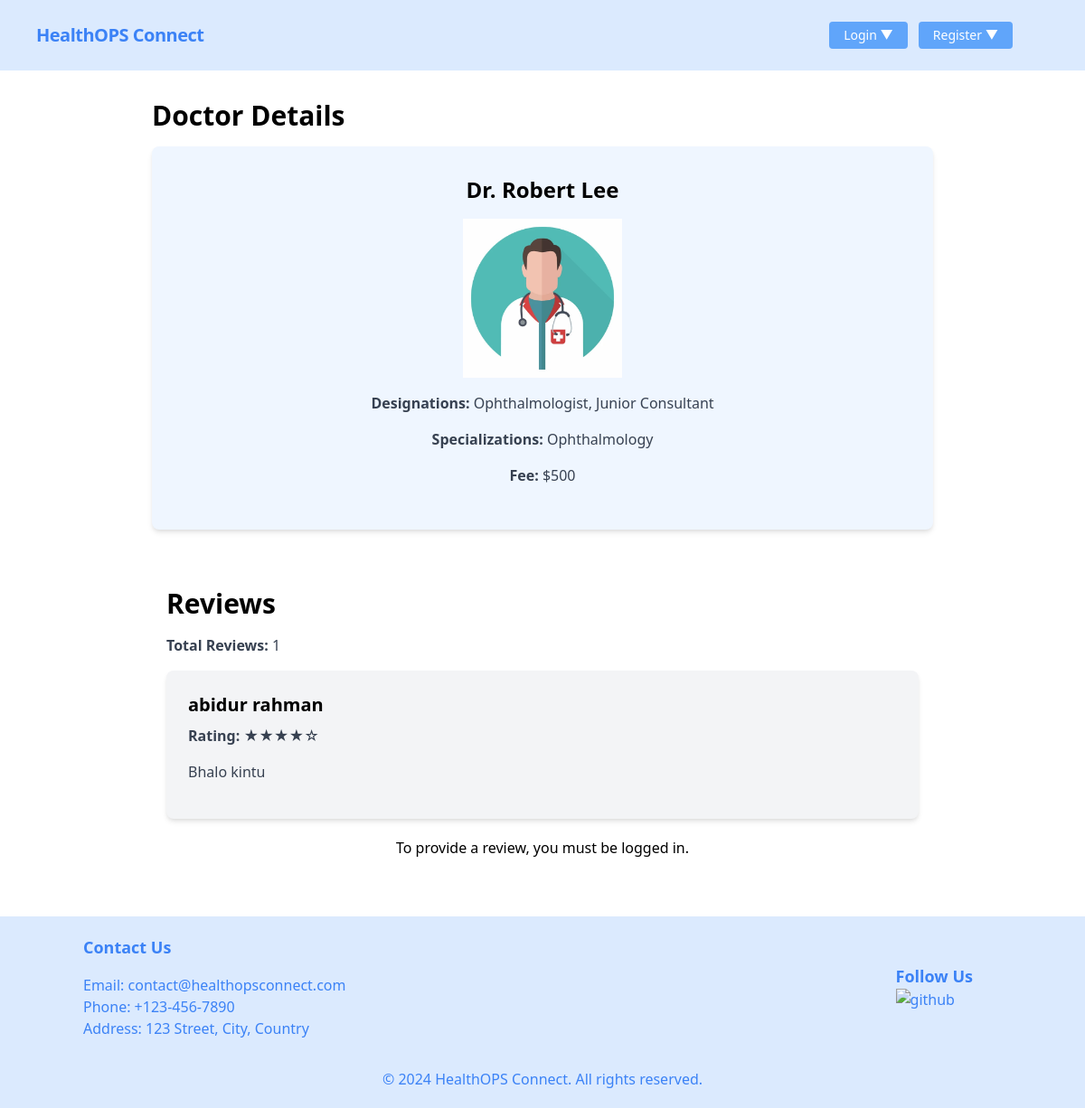
The page /doctors/details/4/ on the database its author committed.
### doctor/models.py (models this page shows, shortened)
class Doctor(models.Model):
    user = models.OneToOneField(User, on_delete=models.CASCADE)
    image = models.ImageField(
        upload_to='doctor/media/uploads/', default='doctor/media/uploads/default.jpg')
    designation = models.ManyToManyField(Designation)
    specialization = models.ManyToManyField(Specialization)
    available_time = models.ManyToManyField(AvailableTime)
    fee = models.IntegerField()
    meet_link = models.URLField(max_length=200)
    user_type = models.CharField(
        default='Doctor', max_length=10, editable=False)

class Designation(models.Model):
    name = models.CharField(max_length=50)
    slug = models.SlugField(max_length=100, unique=True)

class Specialization(models.Model):
    name = models.CharField(max_length=50)
    slug = models.SlugField(max_length=100, unique=True)

class Review(models.Model):
    reviewer = models.ForeignKey(Patient, on_delete=models.CASCADE)
    doctor = models.ForeignKey(Doctor, on_delete=models.CASCADE)
    body = models.TextField()
    rating = models.CharField(choices=STAR_CHOICES, max_length=5)
    created_at = models.DateTimeField(auto_now_add=True)
    class Meta:
        ordering = ['-created_at']

### patient/models.py (models this page shows, shortened)
class Patient(models.Model):
    user = models.OneToOneField(User, on_delete=models.CASCADE)
    image = models.ImageField(
        upload_to='patient/images/', default='patient/images/default.jpg')
    phone = models.CharField(max_length=11)
    user_type = models.CharField(default='Patient', max_length=10, editable=False)

### doctor/views.py (the view, shortened to what this page needs)
# urls.py: path('details/<int:pk>/', DoctorDetailsView.as_view(), name='doctor_details'),
class DoctorDetailsView(DetailView):
    model = Doctor
    template_name = 'doctor_details.html'
    context_object_name = 'doctor'
    def get_context_data(self, **kwargs):
        context = super().get_context_data(**kwargs)
        context['reviews'] = Review.objects.filter(doctor=self.object)
        context['doctor'] = self.object
        if self.request.user.is_authenticated:
            if hasattr(self.request.user, 'patient'):
                appointment = Appointment.objects.filter(
                    patient=self.request.user.patient, doctor=self.object).first()
                context['appointment'] = appointment
        return context

### doctor/templates/doctor_details.html (shortened to what this page needs)
{% extends 'base.html' %}
{% block content %}
<div class="max-w-4xl mx-auto px-4 py-8">
    <h1 class="text-3xl font-bold mb-4">Doctor Details</h1>
    <div class="bg-blue-50 rounded-lg shadow-md overflow-hidden">
        <div class="px-6 py-8 text-center">
            <h2 class="text-2xl font-bold mb-4">Dr. {{ doctor.user.first_name }} {{ doctor.user.last_name }}</h2>
            <img src="{{ doctor.image.url }}" alt="{{ doctor.user.first_name }}" class="w-44 h-auto mb-4 m-auto">
            <p class="text-gray-700 mb-4"><strong>Designations:</strong>
                {% for designation in doctor.designation.all %}
                {{ designation.name }}{% if not forloop.last %}, {% endif %}
                {% endfor %}
            </p>
            <p class="text-gray-700 mb-4"><strong>Specializations:</strong>
                {% for specialization in doctor.specialization.all %}
                {{ specialization.name }}{% if not forloop.last %}, {% endif %}
                {% endfor %}
            </p>
            <p class="text-gray-700 mb-4"><strong>Fee:</strong> ${{ doctor.fee }}</p>
        </div>
    </div>
    <div class="max-w-4xl mx-auto px-4 py-8">
        <h1 class="text-3xl font-bold mt-8 mb-4">Reviews</h1>
        <p class="text-gray-700 mb-4"><strong>Total Reviews:</strong> {{ reviews | length }}</p>
        <div class="w-full">
            {% for review in reviews %}
            <div class="bg-gray-100 p-6 rounded-lg shadow-md mb-5">
                <h3 class="text-xl font-bold mb-2">{{ review.reviewer.user.first_name }}
                    {{review.reviewer.user.last_name }}</h3>
                <p class="text-gray-700 mb-4"><strong>Rating:</strong> {{ review.rating }}</p>
                <p class="text-gray-700 mb-4">{{ review.body }}</p>
            </div>
            {% endfor %}
            {% if request.user.is_authenticated %}
            {% if request.user.patient == appointment.patient and doctor == appointment.doctor %}
            <div class="bg-gray-100 p-6 rounded-lg shadow-md">
                <h3 class="text-xl font-bold mb-2">Post a Review</h3>
                <form method="post" action="" class="space-y-4">
                    {% csrf_token %}
                    <div>
                        <label for="rating" class="block text-gray-700 font-bold mb-2">Rating:</label>
                        <select name="rating" id="rating"
                            class="block w-full bg-gray-100 border border-gray-300 rounded py-2 px-4 leading-tight focus:outline-none focus:bg-white focus:border-gray-500">
                            <option value="★☆☆☆☆">★☆☆☆☆</option>
                            <option value="★★☆☆☆">★★☆☆☆</option>
                            <option value="★★★☆☆">★★★☆☆</option>
                            <option value="★★★★☆">★★★★☆</option>
                            <option value="★★★★★">★★★★★</option>
                        </select>
                    </div>
                    <div>
                        <label for="body" class="block text-gray-700 font-bold mb-2">Review:</label>
                        <textarea name="body" id="body" rows="5"
                            class="resize-none block w-full bg-gray-100 border border-gray-300 rounded py-2 px-4 leading-tight focus:outline-none focus:bg-white focus:border-gray-500"></textarea>
                    </div>
                    <button type="submit"
                        class="bg-blue-500 hover:bg-blue-600 text-white font-bold py-2 px-4 rounded focus:outline-none focus:shadow-outline">Submit
                        Review</button>
                </form>
            </div>
            {% else %}
            <p class="text-center">To provide a review, you must schedule an appointment with this doctor.</p>
            {% endif %}
            {% else %}
            <p class="text-center">To provide a review, you must be logged in.</p>
            {% endif %}
        </div>
    </div>
</div>
</div>
{% endblock %}

### rows shown on the page
Doctor: user.first_name "Robert", user.last_name "Lee", image (picture), fee "500"
Designation: name "Ophthalmologist"
Designation: name "Junior Consultant"
Specialization: name "Ophthalmology"
Review: reviewer.user.first_name "abidur", reviewer.user.last_name "rahman", rating "★★★★☆", body "Bhalo kintu"

### other values the page prints
{{ reviews | length }} "1"
